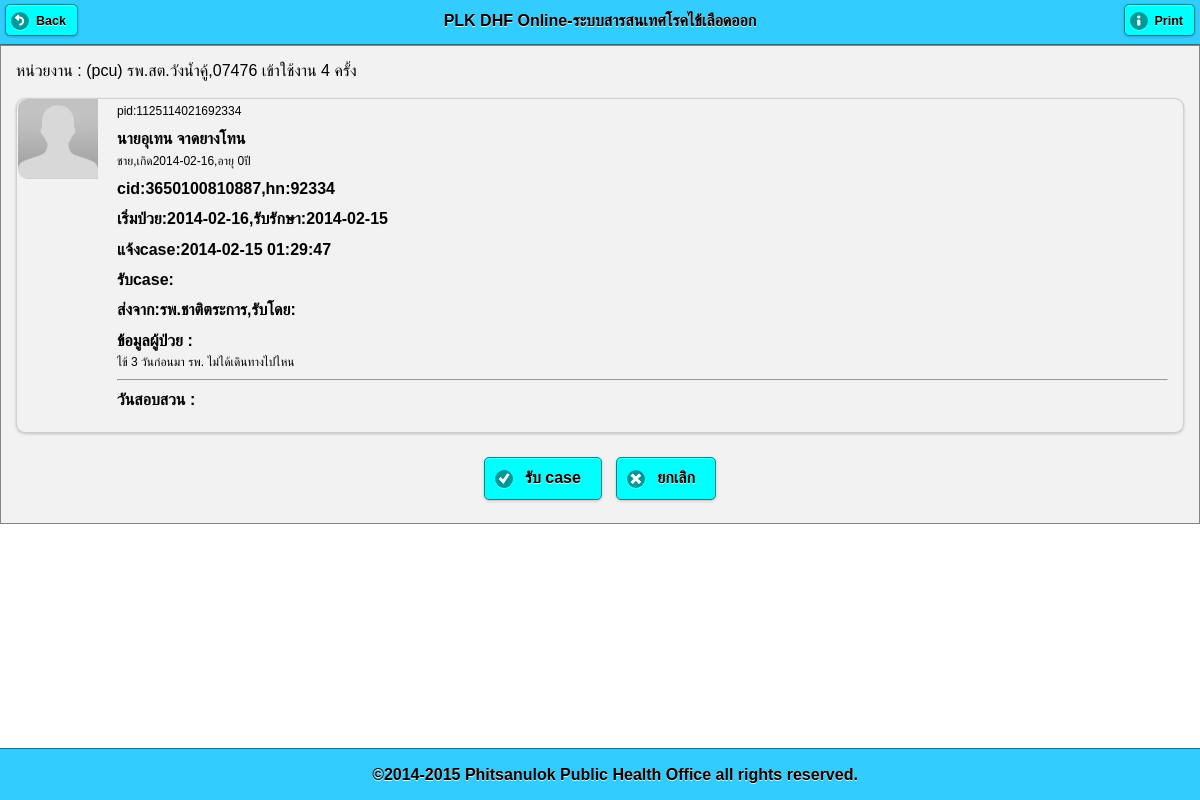
The app's page /pt_info.php?pid=1125114021692334 (signed in) with its own data.
### tables this page shows
CREATE TABLE `patient_hos` (
  `office_own` varchar(5) NOT NULL default '' COMMENT '5 หลัก รพ.เจอเคส',
  `user_own` varchar(25) default NULL,
  `datetime_send` datetime NOT NULL default '0000-00-00 00:00:00',
  `hn` varchar(25) NOT NULL default '',
  `pid` varchar(50) NOT NULL,
  `prename` varchar(25) default NULL,
  `name` varchar(50) default NULL,
  `lname` varchar(50) default NULL,
  `cid` varchar(13) default NULL,
  `sex` varchar(4) default NULL,
  `bdate` date default NULL,
  `occupat` varchar(255) default NULL,
  `school` varchar(100) default NULL,
  `date_ill` date default NULL,
  `date_found` date default NULL,
  `addr_ill` varchar(255) default NULL,
  `addr_home` varchar(255) default NULL,
  `code506` varchar(25) NOT NULL,
  `icd10` varchar(25) default NULL,
  `note_text` varchar(255) default NULL,
  `img_pt` varchar(255) default NULL,
  `sender` varchar(255) default NULL,
  `send_to_amp` varchar(4) default NULL COMMENT '5 หลัก สสอ.',
  `is_cut` varchar(1) default NULL,
  PRIMARY KEY  (`pid`)
);

CREATE TABLE `user` (
  `user` varchar(25) NOT NULL default '',
  `pass` varchar(25) default NULL,
  `pcucode` varchar(25) default NULL,
  `hserv` varchar(9) default NULL,
  `off_type` varchar(10) default NULL,
  `off_name` varchar(100) default NULL,
  `prov` varchar(2) default NULL,
  `amp` varchar(4) default NULL,
  `tmb` varchar(6) default NULL,
  `level` varchar(255) default NULL,
  `permit` varchar(1) default NULL,
  `login_count` int(11) default NULL,
  `last_login` datetime default NULL,
  PRIMARY KEY  (`user`)
);

### pt_info.php (the view, shortened to what this page needs)
<?php
$pcucode = $_SESSION['pcucode'];
$pid = $_GET[pid];
?>
<!DOCTYPE html>
<html>
    <head>
        <?php require 'lib.php'; ?>
    </head>
    <body>
        <?php
        $sql = "select u.off_name,pt.*,TIMESTAMPDIFF(YEAR,pt.bdate,pt.date_found) AS agey,rp.pcu_receive,rp.datetime_receive,rp.off_name as off_name_receive from patient_hos pt
LEFT JOIN (select rc.*,uu.pcucode,uu.off_name from receive rc LEFT JOIN user uu on rc.pcu_receive=uu.pcucode ) as rp on pt.pid=rp.pid
LEFT JOIN user u on pt.office_own = u.pcucode
where pt.pid='$pid'";
        $result = mysql_query($sql);
        $row = mysql_fetch_array($result);
        ?>
        <div data-role="page" id="page-1">
            <div data-role="header" data-position="fixed" data-theme="f">
                <a href="#" data-rel="back"  data-icon="back">Back</a>
                <?php require 'txt_head.php'; ?>
                <a href="#" rel="external" onclick=" window.print();" data-icon="info">Print</a>
            </div>
            <div data-role="content" data-theme="f">
                <?php require 'office_title.php'; ?>
                <ul data-role="listview" data-inset="true">
                    <li data-role="fieldcontain">
                        <img src="img_pt/nopic.png">
                        <p>pid:<?= $row[pid] ?></p>
                        <h2><?= $row[prename] . $row[name] . " " . $row[lname] ?></h2>
                        <p><?= $row[sex] == 1 ? 'ชาย' : 'หญิง' ?>,เกิด<?= $row[bdate] ?>,อายุ <?= $row[agey] ?>ปี</p>
                        <h3>cid:<?= $row[cid] ?>,hn:<?= $row[hn] ?></h3>
                        <h3>เริ่มป่วย:<?= $row[date_ill] ?>,รับรักษา:<?= $row[date_found] ?></h3>
                        <h3>แจ้งcase:<?= $row[datetime_send] ?></h3>
                        <h3>รับcase:<?= $row[datetime_receive] ?></h3>
                        <h3>ส่งจาก:<?= $row[off_name] ?>,รับโดย:<?= $row[off_name_receive] ?></h3>
                        <h3>ข้อมูลผู้ป่วย :</h3>
                        <p>
                            <?= nl2br($row[note_text]) ?>
                        </p>
                        <hr>
                        <h4>
                            วันสอบสวน :
                        </h4>
                    </li>
                </ul>
                <?php
                if (empty($row[datetime_receive])) {
                    ?>
                    <div align="center">
                        <a href="qry_receive_case.php?pid=<?= $row[pid] ?>&pcu_receive=<?= $pcucode ?>" rel="external" data-role="button"  data-icon="check" data-inline="true">รับ case</a>
                        <a href="main_screen.php" rel="external" data-role="button"  data-icon="delete" data-inline="true">ยกเลิก</a>
                    </div>
                    <?php
                }
                ?>
            </div>
            <div data-role="footer" data-position="fixed" data-theme="f"  class="ui-bar" >
                <?php require 'txt_foot.php'; ?>
            </div>
        </div>
    </body>
</html>

### themes/theme.css (style rules this page uses)
html { font-size: 100%; }
body, input, select, textarea, button, .ui-btn { font-size: 1em; line-height: 1.3; font-family: sans-serif ; }
.ui-field-contain { border-bottom-color: #828282; border-bottom-color: rgba(0,0,0,.15); border-bottom-width: 1px; border-bottom-style: solid; }
.ui-btn, label.ui-btn { font-weight: bold; border-width: 1px; border-style: solid; }
.ui-btn:link { text-decoration: none !important; }
.ui-corner-all { -webkit-border-radius: .6em ; border-radius: .6em ; }
.ui-btn-corner-all, .ui-btn.ui-corner-all, .ui-slider-track.ui-corner-all, .ui-flipswitch.ui-corner-all, .ui-li-count { -webkit-border-radius: .3125em ; border-radius: .3125em ; }
.ui-btn-corner-all, .ui-corner-all { -webkit-background-clip: padding; background-clip: padding-box; }
.ui-shadow { -webkit-box-shadow: 0 1px 3px rgba(0,0,0,.2) ; -moz-box-shadow: 0 1px 3px rgba(0,0,0,.2) ; box-shadow: 0 1px 3px rgba(0,0,0,.2) ; }
.ui-btn-icon-left:after, .ui-btn-icon-right:after, .ui-btn-icon-top:after, .ui-btn-icon-bottom:after, .ui-btn-icon-notext:after { background-color: #666666 ; background-color: rgba(0,0,0,.3) ; background-position: center center; background-repeat: no-repeat; -webkit-border-radius: 1em; border-radius: 1em; }
.ui-overlay-c, .ui-page-theme-c, .ui-page-theme-c .ui-panel-wrapper { background: #f9f9f9 ; border-color: #bbbbbb ; color: #333333 ; text-shadow: 0 1px 0 #f3f3f3 ; }
.ui-body-c, .ui-page-theme-c .ui-body-inherit, html .ui-bar-c .ui-body-inherit, html .ui-body-c .ui-body-inherit, html body .ui-group-theme-c .ui-body-inherit, html .ui-panel-page-container-c { background: #ffffff ; border-color: #dddddd ; color: #333333 ; text-shadow: 0 1px 0 #f3f3f3 ; }
.ui-body-c { border-width: 1px; border-style: solid; }
.ui-page-theme-c a, html .ui-bar-c a, html .ui-body-c a, html body .ui-group-theme-c a { color: #3388cc ; font-weight: bold; }
.ui-page-theme-c .ui-btn, html .ui-bar-c .ui-btn, html .ui-body-c .ui-btn, html body .ui-group-theme-c .ui-btn, html head + body .ui-btn.ui-btn-c, .ui-page-theme-c .ui-btn:visited, html .ui-bar-c .ui-btn:visited, html .ui-body-c .ui-btn:visited, html body .ui-group-theme-c .ui-btn:visited, html head + body .ui-btn.ui-btn-c:visited { background: #f6f6f6 ; border-color: #dddddd ; color: #333333 ; text-shadow: 0 1px 0 #f3f3f3 ; }
.ui-bar-f, .ui-page-theme-f .ui-bar-inherit, html .ui-bar-f .ui-bar-inherit, html .ui-body-f .ui-bar-inherit, html body .ui-group-theme-f .ui-bar-inherit { background: #33ccff ; border-color: #1c708c ; color: #000000 ; text-shadow: 0 1px 0 #eeeeee ; font-weight: bold; }
.ui-bar-f { border-width: 1px; border-style: solid; }
.ui-body-f, .ui-page-theme-f .ui-body-inherit, html .ui-bar-f .ui-body-inherit, html .ui-body-f .ui-body-inherit, html body .ui-group-theme-f .ui-body-inherit, html .ui-panel-page-container-f { background: #f2f2f2 ; border-color: #858585 ; color: #000000 ; text-shadow: 0 1px 0 #eeeeee ; }
.ui-body-f { border-width: 1px; border-style: solid; }
.ui-page-theme-f a, html .ui-bar-f a, html .ui-body-f a, html body .ui-group-theme-f a { color: #000000 ; font-weight: bold; }
.ui-page-theme-f .ui-btn, html .ui-bar-f .ui-btn, html .ui-body-f .ui-btn, html body .ui-group-theme-f .ui-btn, html head + body .ui-btn.ui-btn-f, .ui-page-theme-f .ui-btn:visited, html .ui-bar-f .ui-btn:visited, html .ui-body-f .ui-btn:visited, html body .ui-group-theme-f .ui-btn:visited, html head + body .ui-btn.ui-btn-f:visited { background: #00ffff ; border-color: #008c8c ; color: #000000 ; text-shadow: 0 1px 0 #eeeeee ; }

### records on screen
patient_hos: pid "1125114021692334", prename "นาย", name "อุเทน", lname "จาดยางโทน", bdate "2014-02-16", cid "3650100810887", hn "92334", date_ill "2014-02-16", date_found "2014-02-15", datetime_send "2014-02-15 01:29:47", user.off_name "รพ.ชาติตระการ", note_text "ไข้ 3 วันก่อนมา รพ. ไม่ได้เดินทางไปไหน"

### other values on screen
$_SESSION[level] "pcu"
$_SESSION[off_name] "รพ.สต.วังน้ำคู้"
$_SESSION[pcucode] "07476"
$_SESSION[login_count] "4"
$row[agey] "0"
